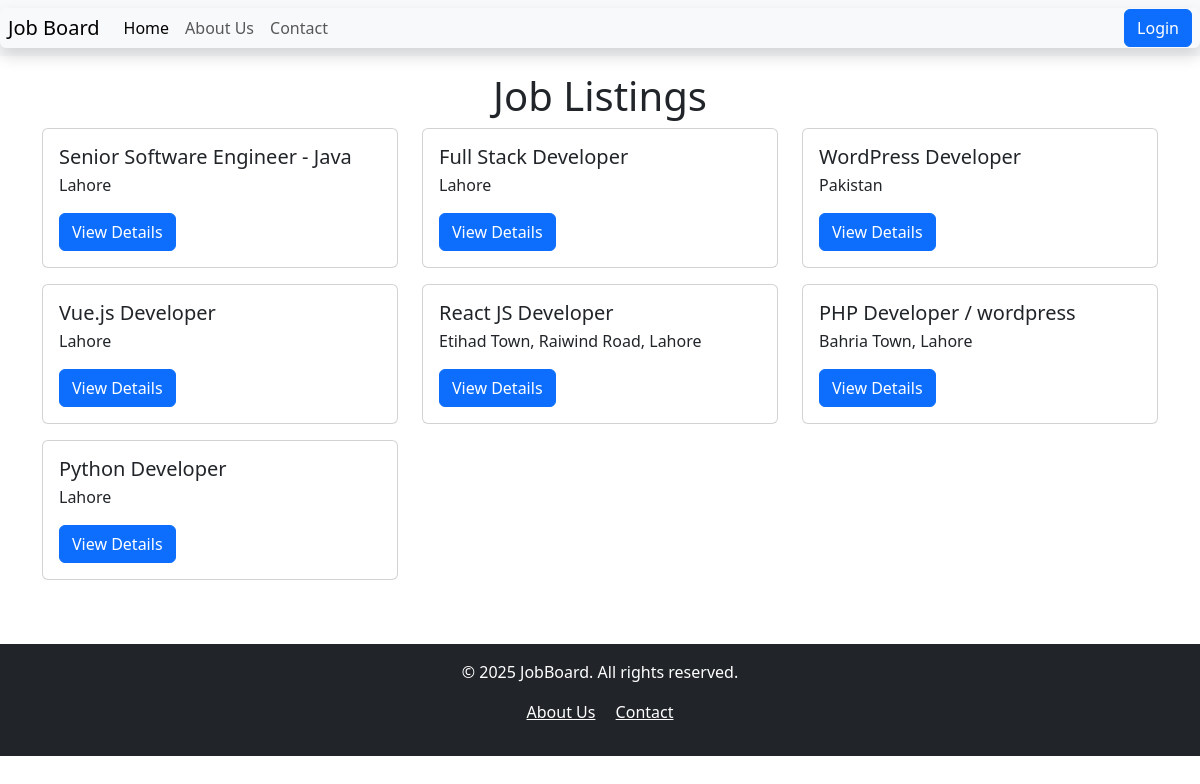
The app's page /, older data.
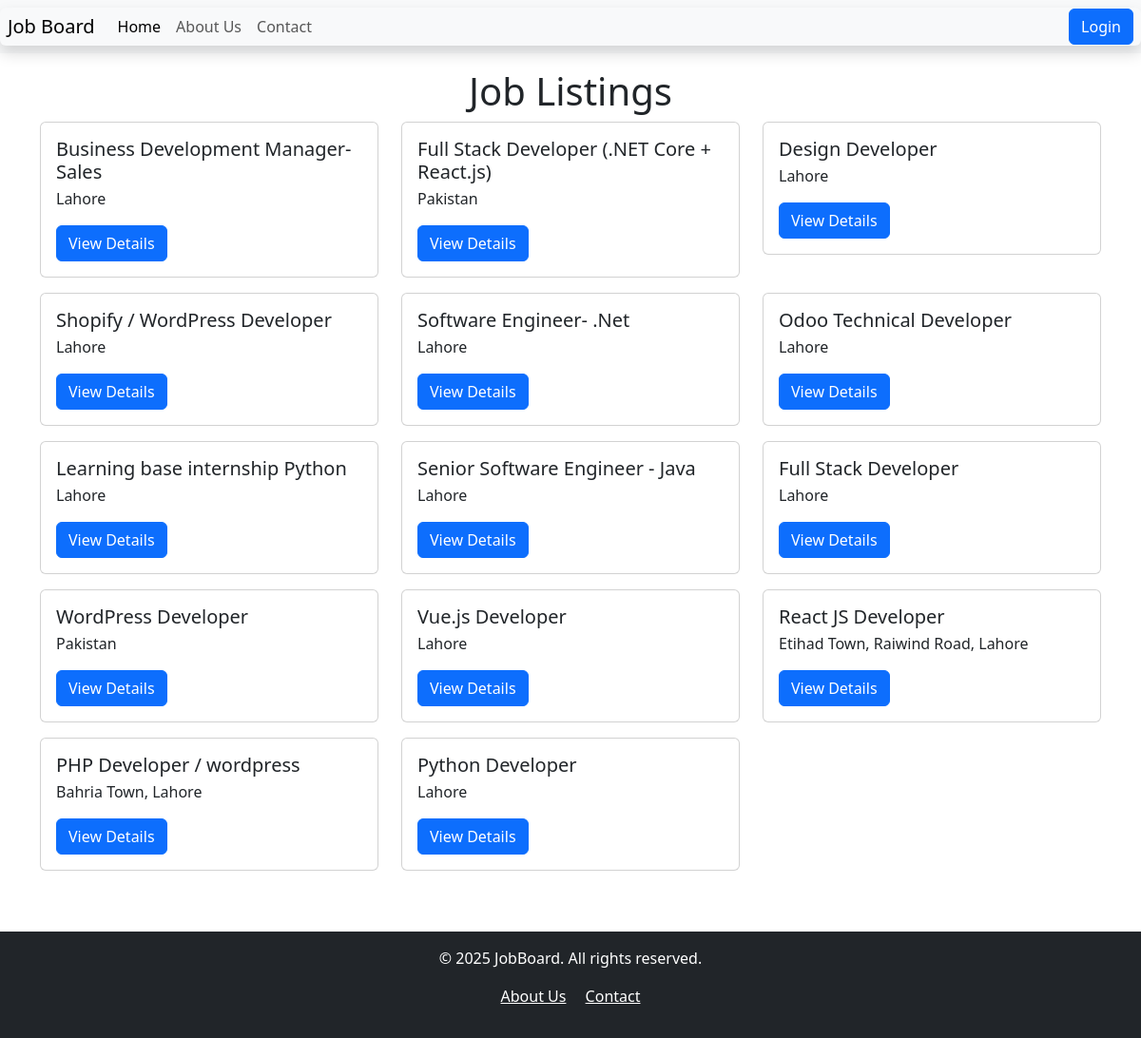
The same page, newer data.
### job/models.py (models this page shows, shortened)
class Job(models.Model):
    JOB_TYPES = [
        ('Full-time', 'Full-time'),
        ('Part-time', 'Part-time'),
        ('Remote', 'Remote'),
        ('Internship', 'Internship'),
    ]
    title = models.CharField(max_length=200)
    company_name = models.CharField(max_length=200)
    description = models.TextField()
    location = models.CharField(max_length=100)
    salary = models.DecimalField(max_digits=10, decimal_places=2, null= True, blank=True)
    job_type = models.CharField(max_length=20, choices=JOB_TYPES, default='Full-time')
    date_of_posting = models.DateTimeField(auto_now_add= True)
    class Meta:
        ordering = ['-date_of_posting']
        verbose_name = 'Job Posting'
        verbose_name_plural = 'Job Postings'

### job/views.py (the view)
# urls.py: path('', views.job_list, name = 'job_list'),
def job_list(request):
    jobs = Job.objects.all().order_by('-date_of_posting')
    return render(request, 'job_list.html', {'jobs': jobs})

### job/templates/job_list.html (shortened to what this page needs)
{% extends 'base.html' %}
{% block content %}
{% load static %}
<div class="container mt-3">
    <h1 class="text-center">Job Listings</h1>
    <div class="row">
        {% for job in jobs %}
        <div class="col-md-4">
            <div class="card mb-3">
                <div class="card-body">
                    <h5 class="card-title">{{ job.title }}</h5>
                    <p class="card-text">{{ job.location }}</p>
                    <a href="{% url 'job_detail' job.id %}" class="btn btn-primary">View Details</a>
                </div>
            </div>
        </div>
        {% empty %}
        <p>No jobs available at the moment.</p>
        {% endfor %}
    </div>
</div>
{% endblock %}

Row changes from the older to the newer data that the page shows:
added Job: title "Business Development Manager-Sales", location "Lahore"
added Job: title "Full Stack Developer (.NET Core + React.js)", location "Pakistan"
added Job: title "Design Developer", location "Lahore"
added Job: title "Shopify / WordPress Developer", location "Lahore"
added Job: title "Software Engineer- .Net", location "Lahore"
added Job: title "Odoo Technical Developer", location "Lahore"
added Job: title "Learning base internship Python", location "Lahore"
